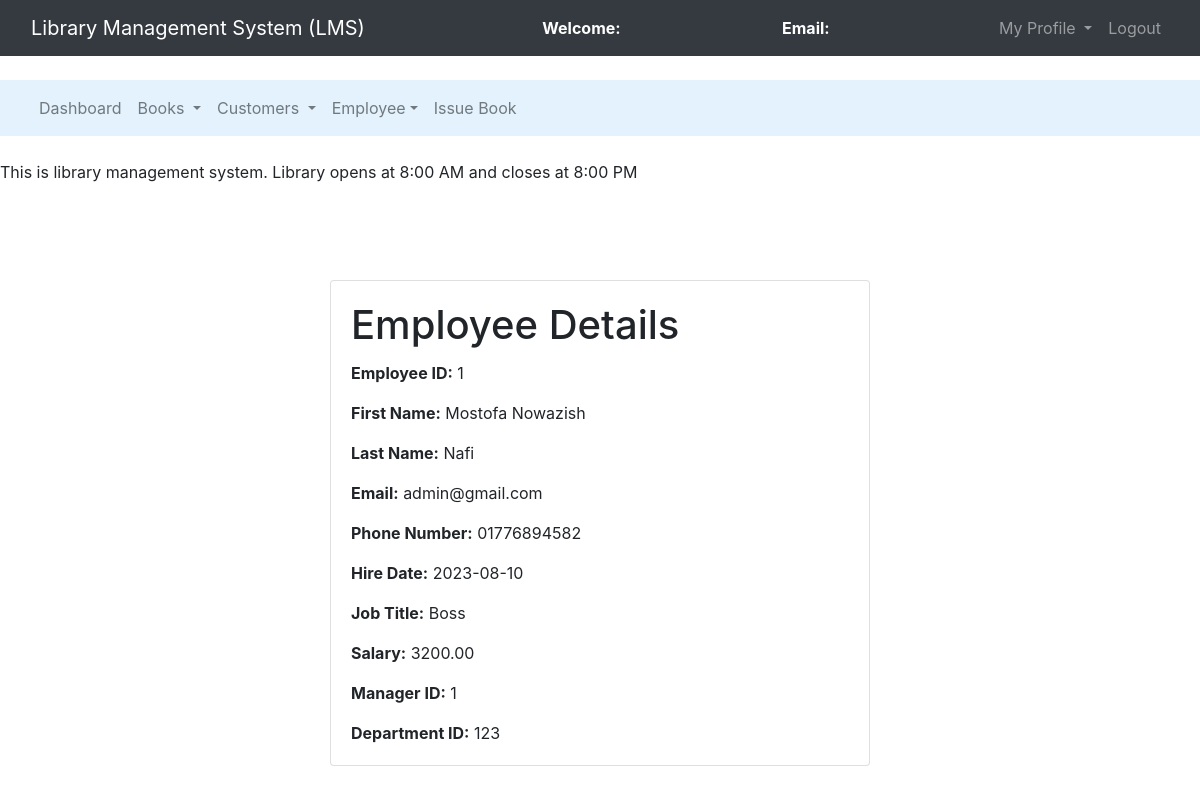
/models/employee.php?eid=1, run on the app's committed database.
### tables this page shows
CREATE TABLE `employees` (
  `employee_id` int(11) NOT NULL,
  `first_name` varchar(50) DEFAULT NULL,
  `last_name` varchar(50) DEFAULT NULL,
  `email` varchar(100) DEFAULT NULL,
  `phone_number` varchar(20) DEFAULT NULL,
  `hire_date` date DEFAULT NULL,
  `job_title` varchar(50) DEFAULT NULL,
  `salary` decimal(10,2) DEFAULT NULL,
  `manager_id` int(11) DEFAULT NULL,
  `department_id` int(11) DEFAULT NULL
);

### models/employee.php (the view, shortened to what this page needs)
<?php
$connection = mysqli_connect("localhost:3308", "root", "");
$employee_id = $_GET['eid'];
$query = "SELECT * FROM employees WHERE employee_id = $employee_id";
$query_run = mysqli_query($connection, $query);
$row = mysqli_fetch_assoc($query_run);
?>
<!DOCTYPE html>
<html>
<head>
    <link rel="stylesheet" type="text/css" href="../assets/css/bootstrap.min.css">
</head>
<body>
<nav class="navbar navbar-expand-lg navbar-dark bg-dark">
		<div class="container-fluid">
			<div class="navbar-header">
				<a class="navbar-brand" href="../views/librarian_dashboard.php">Library Management System (LMS)</a>
			</div>
			<font style="color: white"><span><strong>Welcome: <?php echo $_SESSION['name'];?></strong></span></font>
			<font style="color: white"><span><strong>Email: <?php echo $_SESSION['email'];?></strong></font>
		    <ul class="nav navbar-nav navbar-right">
		      <li class="nav-item dropdown">
	        	<a class="nav-link dropdown-toggle" data-toggle="dropdown">My Profile </a>
		      </li>
		      <li class="nav-item">
		        <a class="nav-link" href="../controllers/logout.php">Logout</a>
		      </li>
		    </ul>
		</div>
	</nav><br>
	<nav class="navbar navbar-expand-lg navbar-light" style="background-color: #e3f2fd">
		<div class="container-fluid">
		    <ul class="nav navbar-nav navbar-center">
		      <li class="nav-item">
		        <a class="nav-link" href="librarian_dashboard.php">Dashboard</a>
		      </li>
		      <li class="nav-item dropdown">
	        	<a class="nav-link dropdown-toggle" data-toggle="dropdown">Books </a>
		      </li>
		      <li class="nav-item dropdown">
	        	<a class="nav-link dropdown-toggle" data-toggle="dropdown">Customers </a>
		      </li>
		      <li class="nav-item dropdown">
	        	<a class="nav-link dropdown-toggle" data-toggle="dropdown">Employee</a>
		      </li>
	          <li class="nav-item">
		        <a class="nav-link" href="issue_book.php">Issue Book</a>
		      </li>
		    </ul>
		</div>
	</nav><br>
<span><marquee>This is library management system. Library opens at 8:00 AM and closes at 8:00 PM</marquee></span><br><br>
<div class="container mt-5">
    <div class="row">
        <div class="col-md-6 offset-md-3">
            <div class="card">
                <div class="card-body">
                    <h1 class="card-title">Employee Details</h1>
                    <p class="card-text"><strong>Employee ID:</strong> <?php echo $row['employee_id']; ?></p>
                    <p class="card-text"><strong>First Name:</strong> <?php echo $row['first_name']; ?></p>
                    <p class="card-text"><strong>Last Name:</strong> <?php echo $row['last_name']; ?></p>
                    <p class="card-text"><strong>Email:</strong> <?php echo $row['email']; ?></p>
                    <p class="card-text"><strong>Phone Number:</strong> <?php echo $row['phone_number']; ?></p>
                    <p class="card-text"><strong>Hire Date:</strong> <?php echo $row['hire_date']; ?></p>
                    <p class="card-text"><strong>Job Title:</strong> <?php echo $row['job_title']; ?></p>
                    <p class="card-text"><strong>Salary:</strong> <?php echo $row['salary']; ?></p>
                    <p class="card-text"><strong>Manager ID:</strong> <?php echo $row['manager_id']; ?></p>
                    <p class="card-text"><strong>Department ID:</strong> <?php echo $row['department_id']; ?></p>
                </div>
            </div>
        </div>
    </div>
</div>
</body>
</html>

### data on the page
employees: employee_id "1", first_name "Mostofa Nowazish", last_name "Nafi", email "admin@gmail.com", phone_number "01776894582", hire_date "2023-08-10", job_title "Boss", salary "3200.00", manager "1", department "123"
